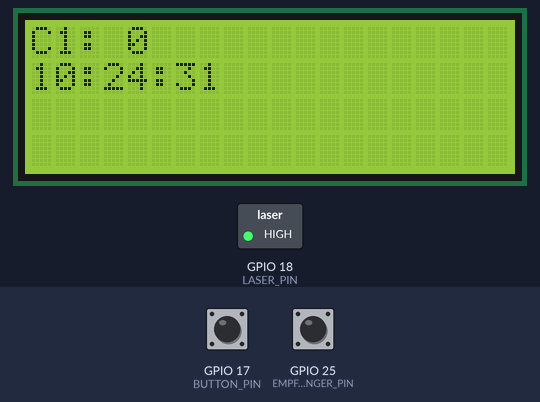
Simulated run of this program. Board: Raspberry Pi (BCM pin numbers). Shown: 20×4 character LCD, switched loads named in the program (green lamp = pin HIGH). The inputs (shaded band) are chosen by the test bench; at power-on: GPIO 17 (BUTTON_PIN) HIGH, GPIO 25 (EMPFAENGER_PIN) HIGH. The clock reads 2024-03-15 10:24:30 at power-on unless the program sets it; files the program writes start out absent; what the program prints to the terminal is not drawn.

Above: at 1.6 s.
1.7 s: GPIO 17 (BUTTON_PIN) pulled LOW for 0.15 s
At 2.4 s:
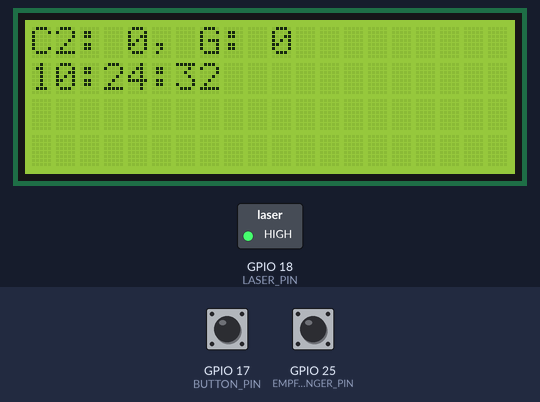
4.8 s: GPIO 25 (EMPFAENGER_PIN) pulled LOW for 0.15 s
At 5.8 s:
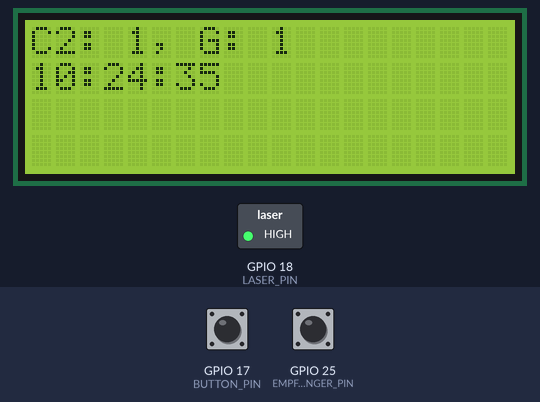
6.5 s: GPIO 25 (EMPFAENGER_PIN) pulled LOW for 1 s
At 7.3 s:
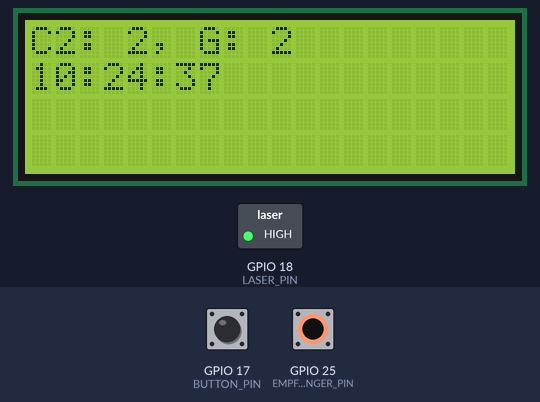
Timing chart, 0 to 9.5 s (numbered marks = the images above; inputs shaded):
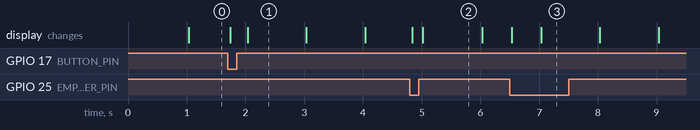

The program:

zaehler.py
```python
import time
import datetime
import os
import xml.etree.ElementTree as ET
import RPi.GPIO as GPIO
from RPLCD.i2c import CharLCD

# ── Einstellungen ─────────────────────────────────────────────────────────────
LASER_PIN      = 18
EMPFAENGER_PIN = 25
BUTTON_PIN     = 17

XML_DATEI    = '/home/mark/zaehler_daten.xml'
ENTPRELLZEIT = 0.05          # 50 ms, gilt fuer Sensor und Taster

# ── Hardware vorbereiten ──────────────────────────────────────────────────────
lcd = CharLCD('PCF8574', 0x27)
lcd.clear()

GPIO.setmode(GPIO.BCM)
GPIO.setup(LASER_PIN,      GPIO.OUT)
GPIO.setup(EMPFAENGER_PIN, GPIO.IN, pull_up_down=GPIO.PUD_UP)
GPIO.setup(BUTTON_PIN,     GPIO.IN, pull_up_down=GPIO.PUD_UP)
GPIO.output(LASER_PIN, GPIO.HIGH)

# ── kleine Helfer ─────────────────────────────────────────────────────────────
def jetzt_zeit():
    return datetime.datetime.now().strftime('%H:%M:%S')

def heute_datum():
    return datetime.date.today().strftime('%Y-%m-%d')

def lcd_zeile(zeile, text):
    lcd.cursor_pos = (zeile, 0)
    lcd.write_string(text.ljust(16))

# ── XML: einmal laden, im Speicher halten ─────────────────────────────────────
def xml_laden():
    if os.path.exists(XML_DATEI):
        return ET.parse(XML_DATEI)
    return ET.ElementTree(ET.Element('zaehler'))

tree = xml_laden()
root = tree.getroot()

def speichern():
    # Schreibt den aktuellen Stand komplett auf die Karte
    ET.indent(tree)
    tree.write(XML_DATEI, encoding='unicode', xml_declaration=True)

def tag_holen(datum):
    # Vorhandenen Tag-Eintrag suchen oder neu anlegen
    for tag in root.findall('tag'):
        if tag.get('datum') == datum:
            return tag
    tag = ET.SubElement(root, 'tag')
    tag.set('datum',  datum)
    tag.set('gesamt', '0')
    return tag

def offene_charge(tag):
    # Gibt die noch nicht beendete Charge zurueck, falls es eine gibt
    for charge in tag.findall('charge'):
        if charge.get('status') == 'offen':
            return charge
    return None

def neue_charge(tag, nummer):
    charge = ET.SubElement(tag, 'charge')
    charge.set('nummer', str(nummer))
    charge.set('start',  jetzt_zeit())
    charge.set('wert',   '0')
    charge.set('status', 'offen')
    return charge

# ── Startzustand wiederherstellen ─────────────────────────────────────────────
# Nach einem Stromausfall wird hier der letzte gespeicherte Stand geladen.
tag_element    = tag_holen(heute_datum())
gesamt_zaehler = int(tag_element.get('gesamt', '0'))

charge_element = offene_charge(tag_element)
if charge_element is None:
    charge_nummer  = len(tag_element.findall('charge')) + 1
    charge_element = neue_charge(tag_element, charge_nummer)
    speichern()
else:
    # offene Charge gefunden: dort weiterzaehlen, wo es aufgehoert hat
    charge_nummer = int(charge_element.get('nummer'))

charge_zaehler = int(charge_element.get('wert', '0'))

letzter_status        = GPIO.input(EMPFAENGER_PIN)
letzter_button        = GPIO.input(BUTTON_PIN)
letzter_impuls        = 0.0
letzter_button_impuls = 0.0
letzter_tag           = datetime.date.today()
letzte_uhrzeit        = ''

lcd_zeile(0, f'C{charge_nummer}: {charge_zaehler}')
lcd_zeile(1, jetzt_zeit())
print("Zaehler aktiv | Strg+C zum Beenden")
print(f"Charge {charge_nummer} laeuft (Stand: {charge_zaehler})")
print("-" * 40)

# ── Aktionen ──────────────────────────────────────────────────────────────────
def brett_zaehlen():
    global gesamt_zaehler, charge_zaehler
    gesamt_zaehler += 1
    charge_zaehler += 1
    # Stand sofort sichern, damit bei Stromausfall nichts verloren geht
    tag_element.set('gesamt', str(gesamt_zaehler))
    charge_element.set('wert', str(charge_zaehler))
    speichern()
    lcd_zeile(0, f'C{charge_nummer}: {charge_zaehler}, G: {gesamt_zaehler}')
    print(f"[{jetzt_zeit()}]  Gezaehlt! Charge: {charge_zaehler} | Gesamt: {gesamt_zaehler}")

def charge_beenden():
    global charge_nummer, charge_zaehler, charge_element
    charge_element.set('ende',   jetzt_zeit())
    charge_element.set('status', 'beendet')
    print(f"Charge {charge_nummer} beendet: {charge_zaehler} Teile")
    # neue Charge starten
    charge_nummer += 1
    charge_zaehler = 0
    charge_element = neue_charge(tag_element, charge_nummer)
    speichern()
    lcd_zeile(0, f'C{charge_nummer}: {charge_zaehler}, G: {gesamt_zaehler}')
    print(f"Charge {charge_nummer} gestartet um {charge_element.get('start')}")

def tageswechsel(neuer_tag):
    global tag_element, charge_element, gesamt_zaehler, charge_zaehler, charge_nummer, letzter_tag
    # offene Charge des alten Tages abschliessen
    charge_element.set('ende',   jetzt_zeit())
    charge_element.set('status', 'beendet')
    # neuen Tag anlegen
    tag_element    = tag_holen(neuer_tag.strftime('%Y-%m-%d'))
    gesamt_zaehler = 0
    charge_zaehler = 0
    charge_nummer  = 1
    charge_element = neue_charge(tag_element, charge_nummer)
    letzter_tag    = neuer_tag
    speichern()
    lcd_zeile(0, f'C{charge_nummer}: {charge_zaehler}, G: {gesamt_zaehler}')
    print("Mitternacht. Neuer Tag, Charge 1 gestartet.")

# ── Hauptschleife ─────────────────────────────────────────────────────────────
try:
    while True:
        jetzt  = time.time()
        heute  = datetime.date.today()
        status = GPIO.input(EMPFAENGER_PIN)
        button = GPIO.input(BUTTON_PIN)

        # Tageswechsel um Mitternacht
        if heute != letzter_tag:
            tageswechsel(heute)

        # Zählen: nur beim Wechsel auf "unterbrochen" (LOW), mit Entprellung
        if status != letzter_status:
            if status == GPIO.LOW and (jetzt - letzter_impuls) >= ENTPRELLZEIT:
                letzter_impuls = jetzt
                brett_zaehlen()
            letzter_status = status

        # Taster: Charge beenden, mit Entprellung
        if button == GPIO.LOW and letzter_button == GPIO.HIGH:
            if (jetzt - letzter_button_impuls) >= ENTPRELLZEIT:
                letzter_button_impuls = jetzt
                charge_beenden()
            letzter_button = button

        # Uhrzeit jede Sekunde aktualisieren
        uhrzeit = jetzt_zeit()
        if uhrzeit != letzte_uhrzeit:
            lcd_zeile(1, uhrzeit)
            letzte_uhrzeit = uhrzeit

        time.sleep(0.01)

except KeyboardInterrupt:
    charge_element.set('ende',   jetzt_zeit())
    charge_element.set('status', 'beendet')
    speichern()
    GPIO.output(LASER_PIN, GPIO.LOW)
    lcd.clear()
    lcd.write_string(f'Gesamt: {gesamt_zaehler}')
    lcd.cursor_pos = (1, 0)
    lcd.write_string('Programm Ende')
    time.sleep(10)
    lcd.clear()
    GPIO.cleanup()
    print(f"Beendet. Charge {charge_nummer}: {charge_zaehler} | Gesamt: {gesamt_zaehler}")
```

Measured:
- after the input at 1.7 s, the display: first changes at once (image 1 shows a later state)
